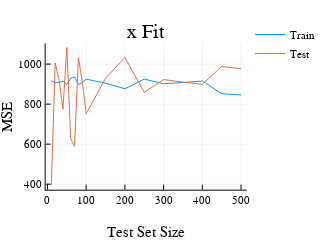
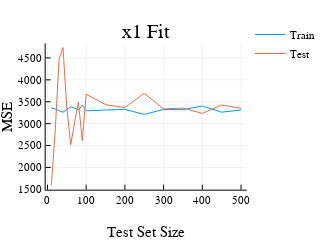

Here is the notebook cell these charts were saved with, in order:
### Markdown cell above
There should be no surprise to see that fitting with one variable gives poor results. We're now going to create training and test sets of varying sizes, perform the fits again on these new sets and calculate the training and test MSE. I'll use `Lathe` to split the dataset into test and train.

### Code cell
using Lathe.preprocess: TrainTestSplit
# We'll split by percentage as that is how Lathe requires the input
split_pct = vcat(range(0.01,stop=0.1,length=10), range(0.15,stop=0.5,length=8));
# Create the arrays that will contain the MSE at each iteration for each fit and each subset of data.
mse_train_x = []
mse_train_x1 = []
mse_train_both = []
mse_test_x = []
mse_test_x1 = []
mse_test_both = []
for s in split_pct  
  # Split up the data and generate DataFrams
  test,train = TrainTestSplit(hcat(x,x1,y1),s);
  Data_train = DataFrame(X = train[:,1],Y = train[:,3]);
  Data_test = DataFrame(X = test[:,1],Y = test[:,3]);
  # Fit the model
  model_x = lm(@formula(Y ~ X),Data_train);
  # Get the prediction values from the model for the training and test datasets.
  trainy_pred = predict(model_x,Data_train);
  testy_pred = predict(model_x,Data_test);
  # Append these values to the arrays.
  append!(mse_train_x,mean((Data_train[:,2].-trainy_pred).^2));
  append!(mse_test_x,mean((Data_test[:,2].-testy_pred).^2));
  # Repeat for the other 2 models
  Data_train = DataFrame(X = train[:,2],Y = train[:,3]);
  Data_test = DataFrame(X = test[:,2],Y = test[:,3]);
  model_x1 = lm(@formula(Y ~ X),Data_train);
  trainy_pred = predict(model_x1,Data_train);
  testy_pred = predict(model_x1,Data_test);
  append!(mse_train_x1,mean((Data_train[:,2].-trainy_pred).^2));
  append!(mse_test_x1,mean((Data_test[:,2].-testy_pred).^2));
  Data_train = DataFrame(X = train[:,1],X1 = train[:,2],Y = train[:,3]);
  Data_test = DataFrame(X = test[:,1],X1 = test[:,2],Y = test[:,3]);
  model_both = lm(@formula(Y ~ X+X1),Data_train);
  trainy_pred = predict(model_both,Data_train);
  testy_pred = predict(model_both,Data_test);
  append!(mse_train_both,mean((Data_train[:,3].-trainy_pred).^2));
  append!(mse_test_both,mean((Data_test[:,3].-testy_pred).^2));
end
# Plot the results.
p1 = Plots.plot(split_pct.*1000,mse_train_x,title= "x Fit",label="Train")
Plots.plot!(p1,split_pct.*1000,mse_test_x,size=(300,200),label="Test",xlabel="Test Set Size",ylabel="MSE")
display(p1)
p2 = Plots.plot(split_pct.*1000,mse_train_x1,title="x1 Fit",size=(300,200),label="Train")
Plots.plot!(p2,split_pct.*1000,mse_test_x1,size=(300,200),label="Test",xlabel="Test Set Size",ylabel="MSE")
display(p2)
p3 = Plots.plot(split_pct.*1000,mse_train_both,title="2 Parameter Fit",size=(300,200),label="Train")
Plots.plot!(p3,split_pct.*1000,mse_test_both,size=(300,200),label="Test",xlabel="Test Set Size",ylabel="MSE")
display(p3)

### Figure 1 — Plotly figure (JSON) as saved in the notebook; plotly's stock layout.template omitted (floating-point values rounded to 4 significant figures)
{"data": [{"xaxis": "x1", "colorbar": {"title": ""}, "yaxis": "y1", "x": [10, 20, 30, 40, 50, 60, 70, 80, 90, 100, 150, 200, 250, 300, 350, 400, 450, 500], "showlegend": true, "mode": "lines", "name": "Train", "zmin": null, "legendgroup": "Train", "zmax": null, "line": {"color": "rgba(0, 154, 250, 1.000)", "shape": "linear", "dash": "solid", "width": 1}, "y": [917.3, 906.7, 908.1, 914.8, 898.2, 928.0, 936.6, 897.2, 908.0, 924.6, 905.1, 876.7, 925.1, 902.3, 908.1, 915.5, 852.4, 846.0], "type": "scatter"}, {"xaxis": "x1", "colorbar": {"title": ""}, "yaxis": "y1", "x": [10, 20, 30, 40, 50, 60, 70, 80, 90, 100, 150, 200, 250, 300, 350, 400, 450, 500], "showlegend": true, "mode": "lines", "name": "Test", "zmin": null, "legendgroup": "Test", "zmax": null, "line": {"color": "rgba(227, 111, 71, 1.000)", "shape": "linear", "dash": "solid", "width": 1}, "y": [393.3, 1006.0, 920.1, 774.5, 1083.0, 626.8, 589.2, 1033.0, 912.0, 752.1, 929.1, 1033.0, 859.0, 922.7, 910.1, 899.1, 988.0, 977.0], "type": "scatter"}], "layout": {"showlegend": true, "xaxis": {"showticklabels": true, "gridwidth": 0.5, "tickvals": [0, 100, 200, 300, 400, 500], "visible": true, "ticks": "inside", "range": [-4.7, 514.7], "domain": [0.1826, 0.9869], "tickmode": "array", "linecolor": "rgba(0, 0, 0, 1.000)", "showgrid": true, "title": "Test Set Size", "mirror": false, "tickangle": 0, "showline": true, "gridcolor": "rgba(0, 0, 0, 0.100)", "titlefont": {"color": "rgba(0, 0, 0, 1.000)", "family": "sans-serif", "size": 15}, "tickcolor": "rgb(0, 0, 0)", "ticktext": ["0", "100", "200", "300", "400", "500"], "zeroline": false, "type": "-", "tickfont": {"color": "rgba(0, 0, 0, 1.000)", "family": "sans-serif", "size": 11}, "zerolinecolor": "rgba(0, 0, 0, 1.000)", "anchor": "y1"}, "paper_bgcolor": "rgba(255, 255, 255, 1.000)", "annotations": [{"yanchor": "top", "xanchor": "center", "rotation": 0, "y": 1, "font": {"color": "rgba(0, 0, 0, 1.000)", "family": "sans-serif", "size": 20}, "yref": "paper", "showarrow": false, "text": "x Fit", "xref": "paper", "x": 0.5847}], "height": 200, "margin": {"l": 0, "b": 20, "r": 0, "t": 20}, "plot_bgcolor": "rgba(255, 255, 255, 1.000)", "yaxis": {"showticklabels": true, "gridwidth": 0.5, "tickvals": [400, 600, 800, 1000], "visible": true, "ticks": "inside", "range": [372.6, 1104.0], "domain": [0.1516, 0.8831], "tickmode": "array", "linecolor": "rgba(0, 0, 0, 1.000)", "showgrid": true, "title": "MSE", "mirror": false, "tickangle": 0, "showline": true, "gridcolor": "rgba(0, 0, 0, 0.100)", "titlefont": {"color": "rgba(0, 0, 0, 1.000)", "family": "sans-serif", "size": 15}, "tickcolor": "rgb(0, 0, 0)", "ticktext": ["400", "600", "800", "1000"], "zeroline": false, "type": "-", "tickfont": {"color": "rgba(0, 0, 0, 1.000)", "family": "sans-serif", "size": 11}, "zerolinecolor": "rgba(0, 0, 0, 1.000)", "anchor": "x1"}, "legend": {"tracegroupgap": 0, "bordercolor": "rgba(0, 0, 0, 1.000)", "bgcolor": "rgba(255, 255, 255, 1.000)", "font": {"color": "rgba(0, 0, 0, 1.000)", "family": "sans-serif", "size": 11}, "y": 1, "x": 1}, "width": 300}}

### Figure 2 — Plotly figure (JSON) as saved in the notebook; plotly's stock layout.template omitted (floating-point values rounded to 4 significant figures)
{"data": [{"xaxis": "x1", "colorbar": {"title": ""}, "yaxis": "y1", "x": [10, 20, 30, 40, 50, 60, 70, 80, 90, 100, 150, 200, 250, 300, 350, 400, 450, 500], "showlegend": true, "mode": "lines", "name": "Train", "zmin": null, "legendgroup": "Train", "zmax": null, "line": {"color": "rgba(0, 154, 250, 1.000)", "shape": "linear", "dash": "solid", "width": 1}, "y": [3358.0, 3337.0, 3294.0, 3261.0, 3326.0, 3384.0, 3355.0, 3314.0, 3421.0, 3293.0, 3312.0, 3325.0, 3211.0, 3325.0, 3320.0, 3402.0, 3262.0, 3311.0], "type": "scatter"}, {"xaxis": "x1", "colorbar": {"title": ""}, "yaxis": "y1", "x": [10, 20, 30, 40, 50, 60, 70, 80, 90, 100, 150, 200, 250, 300, 350, 400, 450, 500], "showlegend": true, "mode": "lines", "name": "Test", "zmin": null, "legendgroup": "Test", "zmax": null, "line": {"color": "rgba(227, 111, 71, 1.000)", "shape": "linear", "dash": "solid", "width": 1}, "y": [1588.0, 2828.0, 4463.0, 4738.0, 3360.0, 2519.0, 3022.0, 3489.0, 2613.0, 3674.0, 3434.0, 3367.0, 3692.0, 3336.0, 3355.0, 3235.0, 3427.0, 3349.0], "type": "scatter"}], "layout": {"showlegend": true, "xaxis": {"showticklabels": true, "gridwidth": 0.5, "tickvals": [0, 100, 200, 300, 400, 500], "visible": true, "ticks": "inside", "range": [-4.7, 514.7], "domain": [0.1826, 0.9869], "tickmode": "array", "linecolor": "rgba(0, 0, 0, 1.000)", "showgrid": true, "title": "Test Set Size", "mirror": false, "tickangle": 0, "showline": true, "gridcolor": "rgba(0, 0, 0, 0.100)", "titlefont": {"color": "rgba(0, 0, 0, 1.000)", "family": "sans-serif", "size": 15}, "tickcolor": "rgb(0, 0, 0)", "ticktext": ["0", "100", "200", "300", "400", "500"], "zeroline": false, "type": "-", "tickfont": {"color": "rgba(0, 0, 0, 1.000)", "family": "sans-serif", "size": 11}, "zerolinecolor": "rgba(0, 0, 0, 1.000)", "anchor": "y1"}, "paper_bgcolor": "rgba(255, 255, 255, 1.000)", "annotations": [{"yanchor": "top", "xanchor": "center", "rotation": 0, "y": 1, "font": {"color": "rgba(0, 0, 0, 1.000)", "family": "sans-serif", "size": 20}, "yref": "paper", "showarrow": false, "text": "x1 Fit", "xref": "paper", "x": 0.5847}], "height": 200, "margin": {"l": 0, "b": 20, "r": 0, "t": 20}, "plot_bgcolor": "rgba(255, 255, 255, 1.000)", "yaxis": {"showticklabels": true, "gridwidth": 0.5, "tickvals": [1500, 2000, 2500, 3000, 3500, 4000, 4500], "visible": true, "ticks": "inside", "range": [1493.0, 4832.0], "domain": [0.1516, 0.8831], "tickmode": "array", "linecolor": "rgba(0, 0, 0, 1.000)", "showgrid": true, "title": "MSE", "mirror": false, "tickangle": 0, "showline": true, "gridcolor": "rgba(0, 0, 0, 0.100)", "titlefont": {"color": "rgba(0, 0, 0, 1.000)", "family": "sans-serif", "size": 15}, "tickcolor": "rgb(0, 0, 0)", "ticktext": ["1500", "2000", "2500", "3000", "3500", "4000", "4500"], "zeroline": false, "type": "-", "tickfont": {"color": "rgba(0, 0, 0, 1.000)", "family": "sans-serif", "size": 11}, "zerolinecolor": "rgba(0, 0, 0, 1.000)", "anchor": "x1"}, "legend": {"tracegroupgap": 0, "bordercolor": "rgba(0, 0, 0, 1.000)", "bgcolor": "rgba(255, 255, 255, 1.000)", "font": {"color": "rgba(0, 0, 0, 1.000)", "family": "sans-serif", "size": 11}, "y": 1, "x": 1}, "width": 300}}
